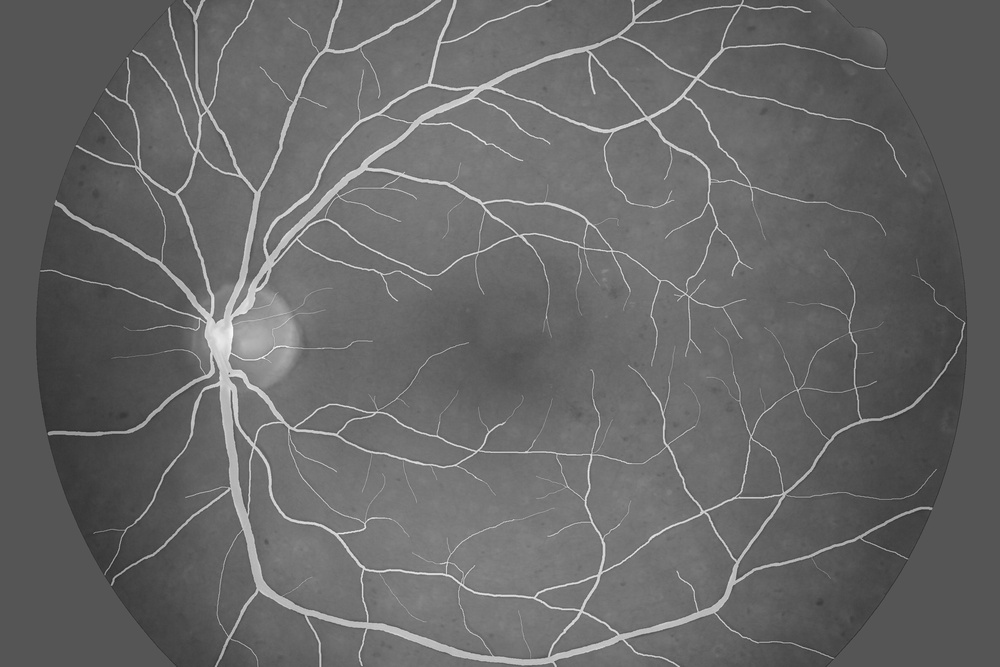
#> input picture vessels_train.jpg, 1000 x 667 px, shrunk from 3504 x 2336 before the run
$ jupyter execute --allow-errors 'Tema5_validació_de_models.ipynb'   (older library calls are emulated)
#> lines starting #> are read from the running program, lines starting #| are printed output that depends on the picture
<a href="https://colab.research.google.com/github/raulbenitez/introAI_ICE/blob/main/Tema5_validaci%C3%B3_de_models.ipynb" target="_parent"></a>

# Tema 5. Tècniques d’entrenament i validació de models predictius

5.1 Procediment general

5.2 Mesures de rendiment

5.3 Validació creuada amb k-particions (k-fold cross-validation)

## 5.1 Procediment general

Validation using training data: Wrong!

[cell 1]
from sklearn.datasets import load_iris
iris = load_iris()
X = iris.data
y = iris.target

from sklearn.neighbors import KNeighborsClassifier
model = KNeighborsClassifier(n_neighbors=1)
model.fit(X, y)
y_pred = model.predict(X)
from sklearn.metrics import accuracy_score
accuracy_score(y, y_pred)

We should split data in training & test subsets, training with the train subset and validate using test:

[cell 2]
from sklearn.model_selection import train_test_split
# split the data with 70% in each set
Xtrain, Xtest, ytrain, ytest = train_test_split(X, y, random_state=0,
                                  train_size=0.7)
# fit the model on one set of data
model.fit(Xtrain, ytrain)

# evaluate the model on the second set of data
ytest_pred = model.predict(Xtest)
accuracy_score(ytest, ytest_pred)

## 5.2 Mesures de rendiment

https://en.wikipedia.org/wiki/Sensitivity_and_specificity

In a binary classification problem (two-classes ), we define the following quantities:

- True positive (TP): Number of class 1 observations of that have been correctly predicted as class 1.
- True negative (TN): Number of class 0 observations of that have been correctly predicted as class 0.
- False positive (FP): Number of class 0 observations of that have been uncorrectly predicted as class 1 (false alarm, Type I error).
- False negative (FN): Number of class 1 observations of that have been uncorrectly predicted as class 0 (omission, Type II error)

From them we can define different measures of error:

- Sensitivity, recall, hit rate, or true positive rate (TPR):

$\text{TPR} =\frac{TP}{TP+FN}$

- Specificity, selectivity or true negative rate (TNR):

$\text{TNR} =\frac{TN}{TN+FP}$

- F1 score: The harmonic mean of precision and sensitivity:

$\text{F1}={\frac {2TP}{2TP+FP+FN}}$.

### La matriu de confusió

A la matriu de confusió $C_{i,j}$ és igual al nombre d'ob
servacions que se sap que estan al grup $i$ i que es preveu que estiguin al grup $j$. A la implementació de sklearn, les files corresponen a les etiquetes de classe reals i les columnes a les etiquetes de classe previstes.

Així, en la classificació binària, el recompte de vertaders negatius és $C_{0,0}$, els falsos negatius és $C_{1,0}$, els vertaders positius és $C_{1,1}$ i els falsos positius és $C_{ 0,1}$.

https://scikit-learn.org/stable/modules/generated/sklearn.metrics.confusion_matrix.html

[cell 3]
from sklearn.metrics import confusion_matrix
confusion_matrix(ytest, ytest_pred)

Description of the available performance scores in sklearn libraries:
https://scikit-learn.org/stable/modules/model_evaluation.html#scoring-parameter

### Multi-class scores

[cell 4]
CM = confusion_matrix(ytest, ytest_pred)
c00,c01,c02,c10,c11,c12,c20,c21,c22 = CM.ravel()

[cell 5]
print('Class names: {}'.format(list(iris.target_names)))
c_s_s,c_s_ve,c_s_vi,c_ve_s,c_ve_ve,c_ve_vi,c_vi_s,c_vi_ve,c_vi_vi = CM.ravel()

**Precision for each class:**

Number of correclty predicted observations of the class out of the total number of predictions of that class.

For instance, precision for the setosa class (class 0) is the number of correctly predicted setosa flowers out of all setosa predicted flowers:

[cell 6]
precision_setosa = c_s_s/(c_s_s+c_ve_s+c_vi_s)
precision_versicolor = c_ve_ve/(c_s_ve+c_ve_ve+c_vi_ve)
precision_virginica = c_vi_vi/(c_s_vi+c_ve_vi+c_vi_vi)

print('Precisions: Setosa {} , Versicolor {} , Virginica {}'.format(precision_setosa,precision_versicolor,precision_virginica))

**Recall for each class:**

Number of correclty predicted observations of the class out of the total number of actual observations of that class.

For instance, recall for the setosa class (class 0) is the number of correctly predicted setosa flowers out of all setosa flowers:

[cell 7]
recall_setosa = c_s_s/(c_s_s+c_s_ve+c_s_vi)
recall_versicolor = c_ve_ve/(c_ve_s+c_ve_ve+c_ve_vi)
recall_virginica = c_vi_vi/(c_vi_s+c_vi_ve+c_vi_vi)
print('Recall: Setosa {} , Versicolor {} , Virginica {}'.format(recall_setosa,recall_versicolor,recall_virginica))

### Classification report

[cell 8]
from sklearn.metrics import classification_report
print(classification_report(ytest, ytest_pred))

## 5.3 Validació creuada amb k-particions (k-fold Cross-validation)

https://scikit-learn.org/stable/modules/cross_validation.html#cross-validation

https://en.wikipedia.org/wiki/Cross-validation_(statistics)

[cell 9]
from sklearn.model_selection import cross_val_score
scores = cross_val_score(model, iris.data, iris.target, cv=5)
print("Accuracy: %0.2f (+/- %0.2f)" % (scores.mean(), scores.std() * 2))

[cell 10]
scores

You can specify the performance score to be estimated using the k-fold cross-validation procedure:

[cell 11]
from sklearn import metrics
f1_scores = cross_val_score(model,X,y, cv=5, scoring='f1_macro')
print("Accuracy: %0.2f (+/- %0.2f)" % (f1_scores.mean(), f1_scores.std() * 2))

Multiple scores can be evaluated simultaneously:

[cell 12]
from sklearn.model_selection import cross_validate
scores = ['precision_macro', 'recall_macro']
multiple_scores = cross_validate(model,X,y, cv=5, scoring=scores)
multiple_scores

k-fold cross-validation:

[cell 13]
from sklearn.model_selection import KFold
kf = KFold(n_splits=5)
for train_index, test_index in kf.split(X):
    print("TRAIN:", train_index, "TEST:", test_index)

[cell 14]
kf1 = KFold(n_splits=5)
cross_val_score(model, X, y, cv=kf1,scoring='accuracy')

Custom performance metrics

[cell 15]
from sklearn.model_selection import cross_val_score
from sklearn.metrics import confusion_matrix
from sklearn.metrics import make_scorer
def tn(y, y_pred): return confusion_matrix(y, y_pred)[0, 0]
def fp(y, y_pred): return confusion_matrix(y, y_pred)[0, 1]
def fn(y, y_pred): return confusion_matrix(y, y_pred)[1, 0]
def tp(y, y_pred): return confusion_matrix(y, y_pred)[1, 1]
tn_score = make_scorer(tn)
fp_score = make_scorer(fp)
fn_score = make_scorer(fn)
tp_score = make_scorer(tp)

[cell 16]
[tn(ytest,ytest_pred)
,fp(ytest,ytest_pred)
,fn(ytest,ytest_pred)
,tp(ytest,ytest_pred)]

[cell 17]
tp_score(model,X,y)

Multiple performance measures

[cell 18]
from sklearn.model_selection import cross_validate
custom_scores = {'tp': tp_score, 'tn': tn_score,'fp': fp_score, 'fn': fn_score}
cv_results = cross_validate(model,X,y,cv=10,scoring=custom_scores,return_train_score=True)

cv_results

### Ajustar paràmetres del model (GridSearch Cross-Validation)

Optimal model parameters by performing a grid search optimization

[cell 19]
from sklearn import svm, datasets
from sklearn.svm import SVC
from sklearn.model_selection import GridSearchCV

iris = datasets.load_iris()
X_train,X_test,y_train,y_test = train_test_split(iris.data,iris.target,test_size=0.2,random_state=42)

parameters = {'kernel':('linear', 'rbf'), 'C':[1, 10,100],'gamma':[0.001,0.01,0.1,1]}
svc = svm.SVC()
clf = GridSearchCV(svc, parameters)
clf.fit(X_train, y_train)
clf.best_estimator_

Now using a decision tree classifier

https://scikit-learn.org/stable/modules/generated/sklearn.tree.DecisionTreeClassifier.html

[cell 20]
from sklearn import svm, datasets
from sklearn.tree import DecisionTreeClassifier
from sklearn.model_selection import GridSearchCV
iris = datasets.load_iris()

X_train,X_test,y_train,y_test = train_test_split(iris.data,iris.target,test_size=0.2,random_state=42)

params = {'max_leaf_nodes': list(range(2, 100)), 'min_samples_split': [2, 3, 4]}
grid_search_cv = GridSearchCV(DecisionTreeClassifier(random_state=42), params, verbose=1, cv=3)
grid_search_cv.fit(X_train, y_train)
grid_search_cv.best_estimator_

## Exemple 1: Comparació de classificadors

https://scikit-learn.org/stable/auto_examples/classification/plot_classifier_comparison.html

[cell 21]
print(__doc__)

# Code source: Gaël Varoquaux
#              Andreas Müller
# Modified for documentation by Jaques Grobler
# License: BSD 3 clause

import numpy as np
import matplotlib.pyplot as plt
from matplotlib.colors import ListedColormap
from sklearn.model_selection import train_test_split
from sklearn.preprocessing import StandardScaler
from sklearn.datasets import make_moons, make_circles, make_classification
from sklearn.neural_network import MLPClassifier
from sklearn.neighbors import KNeighborsClassifier
from sklearn.svm import SVC
from sklearn.gaussian_process import GaussianProcessClassifier
from sklearn.gaussian_process.kernels import RBF
from sklearn.tree import DecisionTreeClassifier
from sklearn.ensemble import RandomForestClassifier, AdaBoostClassifier
from sklearn.naive_bayes import GaussianNB
from sklearn.discriminant_analysis import QuadraticDiscriminantAnalysis

h = .02  # step size in the mesh

names = ["Nearest Neighbors", "Linear SVM", "RBF SVM", "Gaussian Process",
         "Decision Tree", "Random Forest", "Neural Net", "AdaBoost",
         "Naive Bayes", "QDA"]

classifiers = [
    KNeighborsClassifier(3),
    SVC(kernel="linear", C=0.025),
    SVC(gamma=2, C=1),
    GaussianProcessClassifier(1.0 * RBF(1.0)),
    DecisionTreeClassifier(max_depth=5),
    RandomForestClassifier(max_depth=5, n_estimators=10, max_features=1),
    MLPClassifier(alpha=1, max_iter=1000),
    AdaBoostClassifier(),
    GaussianNB(),
    QuadraticDiscriminantAnalysis()]

X, y = make_classification(n_features=2, n_redundant=0, n_informative=2,
                           random_state=1, n_clusters_per_class=1)
rng = np.random.RandomState(2)
X += 2 * rng.uniform(size=X.shape)
linearly_separable = (X, y)

datasets = [make_moons(noise=0.3, random_state=0),
            make_circles(noise=0.2, factor=0.5, random_state=1),
            linearly_separable
            ]

figure = plt.figure(figsize=(27, 9))
i = 1
# iterate over datasets
for ds_cnt, ds in enumerate(datasets):
    # preprocess dataset, split into training and test part
    X, y = ds
    X = StandardScaler().fit_transform(X)
    X_train, X_test, y_train, y_test = \
        train_test_split(X, y, test_size=.4, random_state=42)

    x_min, x_max = X[:, 0].min() - .5, X[:, 0].max() + .5
    y_min, y_max = X[:, 1].min() - .5, X[:, 1].max() + .5
    xx, yy = np.meshgrid(np.arange(x_min, x_max, h),
                         np.arange(y_min, y_max, h))

    # just plot the dataset first
    cm = plt.cm.RdBu
    cm_bright = ListedColormap(['#FF0000', '#0000FF'])
    ax = plt.subplot(len(datasets), len(classifiers) + 1, i)
    if ds_cnt == 0:
        ax.set_title("Input data")
    # Plot the training points
    ax.scatter(X_train[:, 0], X_train[:, 1], c=y_train, cmap=cm_bright,
               edgecolors='k')
    # Plot the testing points
    ax.scatter(X_test[:, 0], X_test[:, 1], c=y_test, cmap=cm_bright, alpha=0.6,
               edgecolors='k')
    ax.set_xlim(xx.min(), xx.max())
    ax.set_ylim(yy.min(), yy.max())
    ax.set_xticks(())
    ax.set_yticks(())
    i += 1

    # iterate over classifiers
    for name, clf in zip(names, classifiers):
        ax = plt.subplot(len(datasets), len(classifiers) + 1, i)
        clf.fit(X_train, y_train)
        score = clf.score(X_test, y_test)

        # Plot the decision boundary. For that, we will assign a color to each
        # point in the mesh [x_min, x_max]x[y_min, y_max].
        if hasattr(clf, "decision_function"):
            Z = clf.decision_function(np.c_[xx.ravel(), yy.ravel()])
        else:
            Z = clf.predict_proba(np.c_[xx.ravel(), yy.ravel()])[:, 1]

        # Put the result into a color plot
        Z = Z.reshape(xx.shape)
        ax.contourf(xx, yy, Z, cmap=cm, alpha=.8)

        # Plot the training points
        ax.scatter(X_train[:, 0], X_train[:, 1], c=y_train, cmap=cm_bright,
                   edgecolors='k')
        # Plot the testing points
        ax.scatter(X_test[:, 0], X_test[:, 1], c=y_test, cmap=cm_bright,
                   edgecolors='k', alpha=0.6)

        ax.set_xlim(xx.min(), xx.max())
        ax.set_ylim(yy.min(), yy.max())
        ax.set_xticks(())
        ax.set_yticks(())
        if ds_cnt == 0:
            ax.set_title(name)
        ax.text(xx.max() - .3, yy.min() + .3, ('%.2f' % score).lstrip('0'),
                size=15, horizontalalignment='right')
        i += 1

plt.tight_layout()
plt.show()
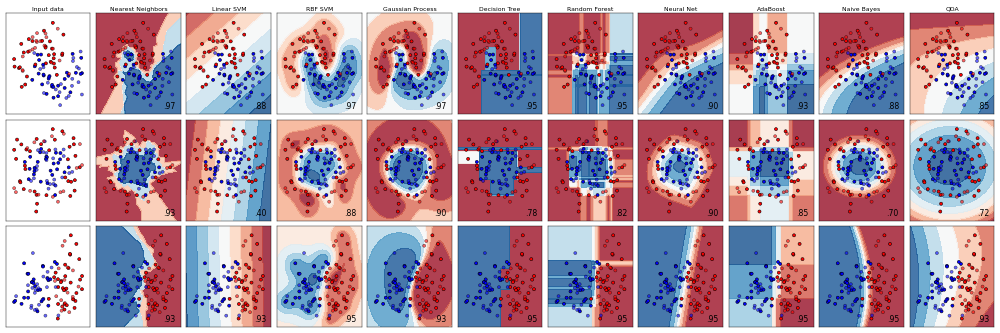
#> figure drawn by matplotlib, 33 panels

## Exemple 2: Quantificació d'un algorisme supervisat de segmentació d'imatges

[cell 22]
import skimage as sk
import matplotlib.pyplot as plt
from skimage import io
import os
from matplotlib import gridspec

I_train = sk.io.imread('vessels_train.jpg')
#> I_train is the input picture: shape (667, 1000); min 41, max 252, mean 103.1
I_train_GT = sk.io.imread('vessels_train_GT.tif')
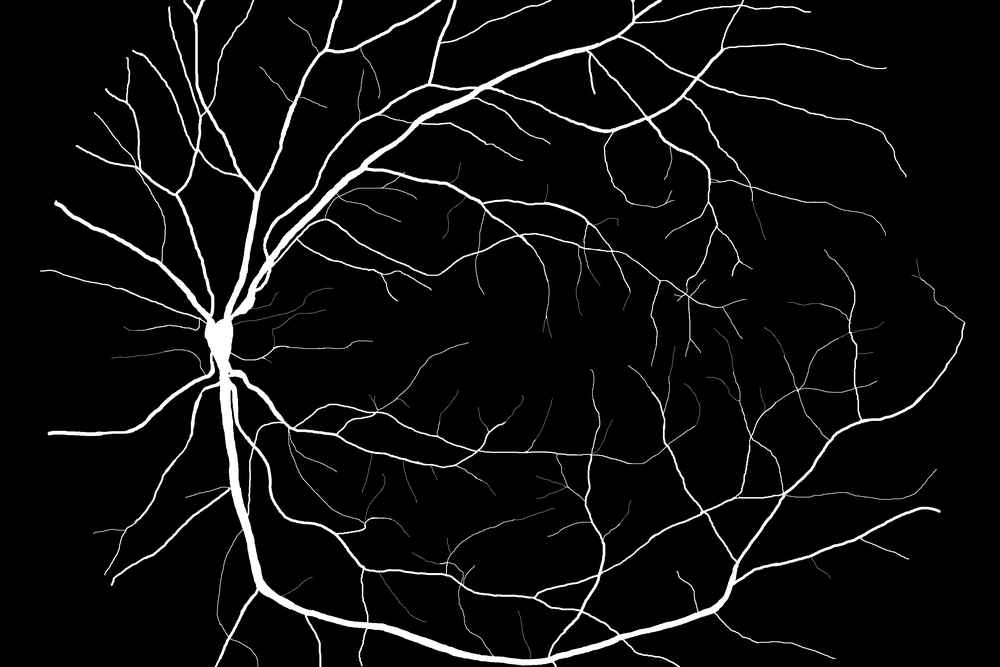
#> input picture vessels_train_GT.tif, 1000 x 667 px, shrunk from 3504 x 2336 before the run
#> I_train_GT is the input picture: shape (667, 1000); min 0, max 255, mean 13.2
I_test = sk.io.imread('vessels_test.jpg')
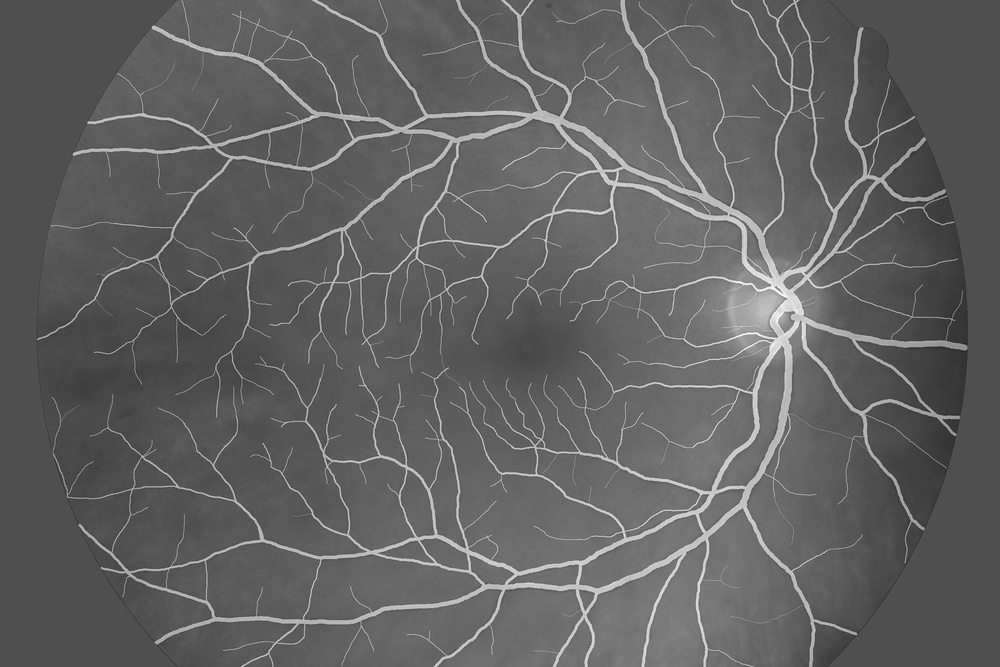
#> input picture vessels_test.jpg, 1000 x 667 px, shrunk from 3504 x 2336 before the run
#> I_test is the input picture: shape (667, 1000); min 39, max 255, mean 97.5
I_test_GT = sk.io.imread('vessels_test_GT.tif')
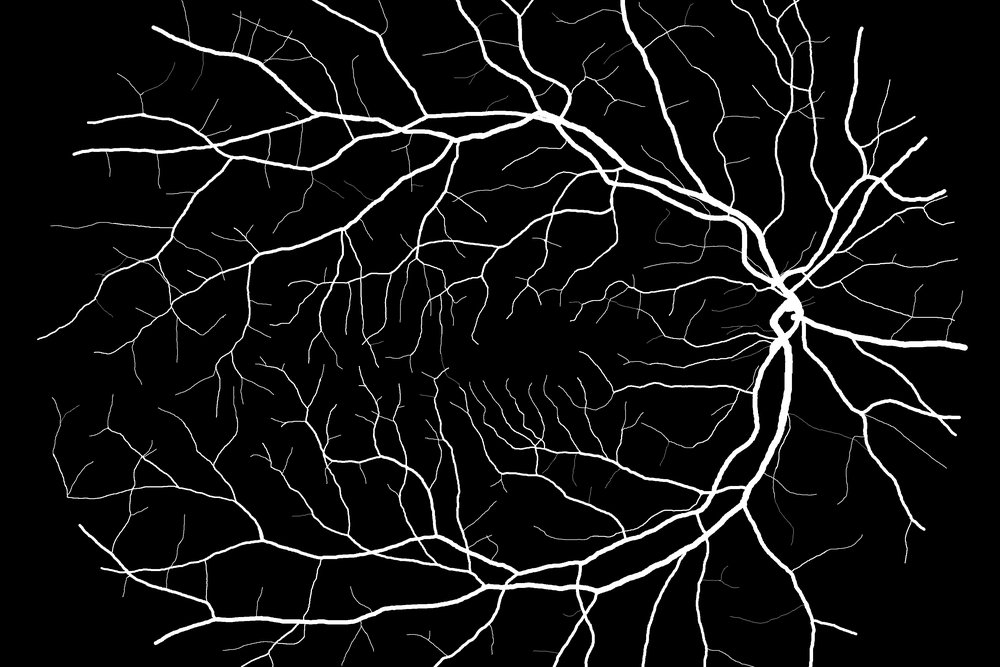
#> input picture vessels_test_GT.tif, 1000 x 667 px, shrunk from 3504 x 2336 before the run
#> I_test_GT is the input picture: shape (667, 1000); min 0, max 255, mean 17.5

from sklearn.discriminant_analysis import LinearDiscriminantAnalysis
v_I_test = I_test.reshape(I_test.shape[0]*I_test.shape[1],1).astype(np.uint8) # reshape image as 1d array
v_I_train = I_train.reshape(I_train.shape[0]*I_train.shape[1],1).astype(np.uint8)
v_train_GT = I_train_GT.reshape(I_train_GT.shape[0]*I_train_GT.shape[1],1).astype(np.bool)

lda_model = LinearDiscriminantAnalysis(n_components=2,store_covariance=True)
#> (the rest of this cell did not finish here and is left out)
